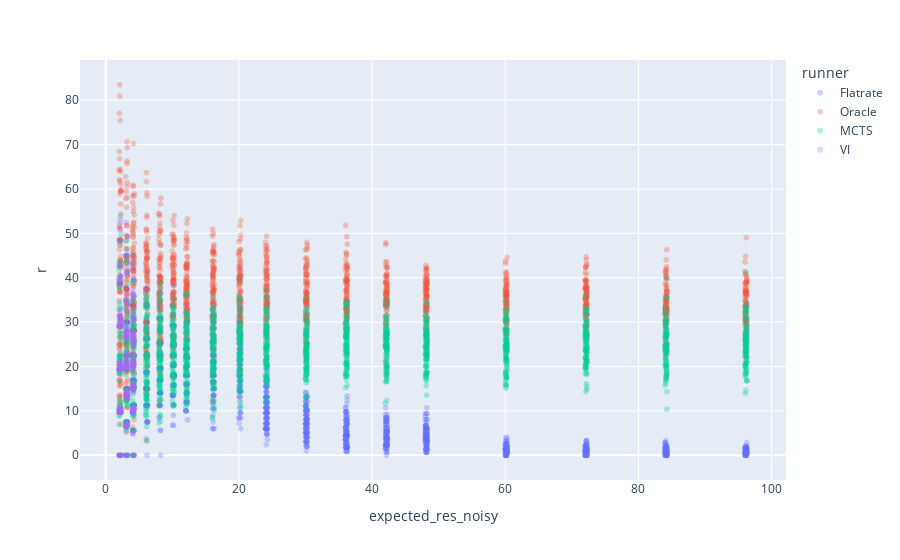

Here is the notebook cell this chart was saved with:
### Code cell
px.scatter(df, x="expected_res_noisy", y = "r", color="runner", opacity=0.3)

### Figure 1 — Plotly figure (JSON) as saved in the notebook; plotly's stock layout.template omitted (floating-point values rounded to 4 significant figures; data arrays with more than 128 entries replaced by an {"elided": "..."} marker saying what was removed)
{"data": [{"hovertemplate": "runner=Flatrate<br>expected_res_noisy=%{x}<br>r=%{y}<extra></extra>", "legendgroup": "Flatrate", "marker": {"color": "#636efa", "opacity": 0.3, "symbol": "circle"}, "mode": "markers", "name": "Flatrate", "showlegend": true, "x": {"elided": "1800 float values"}, "xaxis": "x", "y": {"elided": "1800 float values"}, "yaxis": "y", "type": "scattergl"}, {"hovertemplate": "runner=Oracle<br>expected_res_noisy=%{x}<br>r=%{y}<extra></extra>", "legendgroup": "Oracle", "marker": {"color": "#EF553B", "opacity": 0.3, "symbol": "circle"}, "mode": "markers", "name": "Oracle", "showlegend": true, "x": {"elided": "1800 float values"}, "xaxis": "x", "y": {"elided": "1800 float values"}, "yaxis": "y", "type": "scattergl"}, {"hovertemplate": "runner=MCTS<br>expected_res_noisy=%{x}<br>r=%{y}<extra></extra>", "legendgroup": "MCTS", "marker": {"color": "#00cc96", "opacity": 0.3, "symbol": "circle"}, "mode": "markers", "name": "MCTS", "showlegend": true, "x": {"elided": "1800 float values"}, "xaxis": "x", "y": {"elided": "1800 float values"}, "yaxis": "y", "type": "scattergl"}, {"hovertemplate": "runner=VI<br>expected_res_noisy=%{x}<br>r=%{y}<extra></extra>", "legendgroup": "VI", "marker": {"color": "#ab63fa", "opacity": 0.3, "symbol": "circle"}, "mode": "markers", "name": "VI", "showlegend": true, "x": {"elided": "300 float values"}, "xaxis": "x", "y": {"elided": "300 float values"}, "yaxis": "y", "type": "scattergl"}], "layout": {"xaxis": {"anchor": "y", "domain": [0.0, 1.0], "title": {"text": "expected_res_noisy"}}, "yaxis": {"anchor": "x", "domain": [0.0, 1.0], "title": {"text": "r"}}, "legend": {"title": {"text": "runner"}, "tracegroupgap": 0}, "margin": {"t": 60}}}
